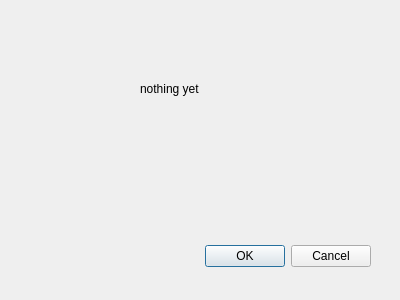
<ui version="4.0" >
 <class>KmlDialogBase_2</class>
 <widget class="QDialog" name="KmlDialogBase_2" >
  <property name="geometry" >
   <rect>
    <x>0</x>
    <y>0</y>
    <width>400</width>
    <height>300</height>
   </rect>
  </property>
  <property name="windowTitle" >
   <string>Kml Options</string>
  </property>
  <widget class="QDialogButtonBox" name="buttonBox" >
   <property name="geometry" >
    <rect>
     <x>30</x>
     <y>240</y>
     <width>341</width>
     <height>32</height>
    </rect>
   </property>
   <property name="orientation" >
    <enum>Qt::Horizontal</enum>
   </property>
   <property name="standardButtons" >
    <set>QDialogButtonBox::Cancel|QDialogButtonBox::Ok</set>
   </property>
  </widget>
  <widget class="QLabel" name="KmlDialogBase" >
   <property name="geometry" >
    <rect>
     <x>140</x>
     <y>80</y>
     <width>151</width>
     <height>17</height>
    </rect>
   </property>
   <property name="text" >
    <string>nothing yet</string>
   </property>
  </widget>
 </widget>
 <resources/>
 <connections>
  <connection>
   <sender>buttonBox</sender>
   <signal>accepted()</signal>
   <receiver>KmlDialogBase_2</receiver>
   <slot>accept()</slot>
   <hints>
    <hint type="sourcelabel" >
     <x>248</x>
     <y>254</y>
    </hint>
    <hint type="destinationlabel" >
     <x>157</x>
     <y>274</y>
    </hint>
   </hints>
  </connection>
  <connection>
   <sender>buttonBox</sender>
   <signal>rejected()</signal>
   <receiver>KmlDialogBase_2</receiver>
   <slot>reject()</slot>
   <hints>
    <hint type="sourcelabel" >
     <x>316</x>
     <y>260</y>
    </hint>
    <hint type="destinationlabel" >
     <x>286</x>
     <y>274</y>
    </hint>
   </hints>
  </connection>
 </connections>
</ui>
